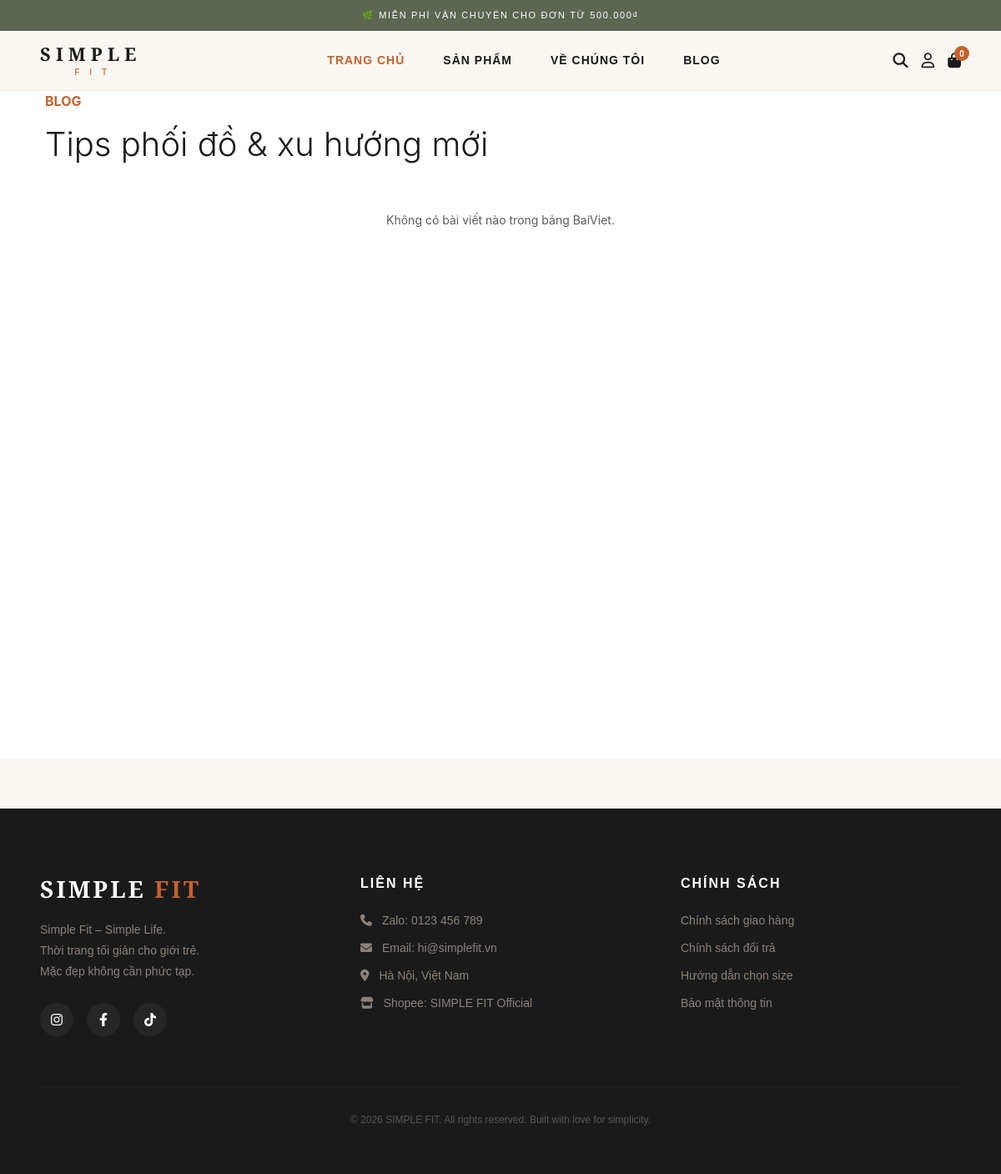
The page /blog.php on the database as committed earlier.
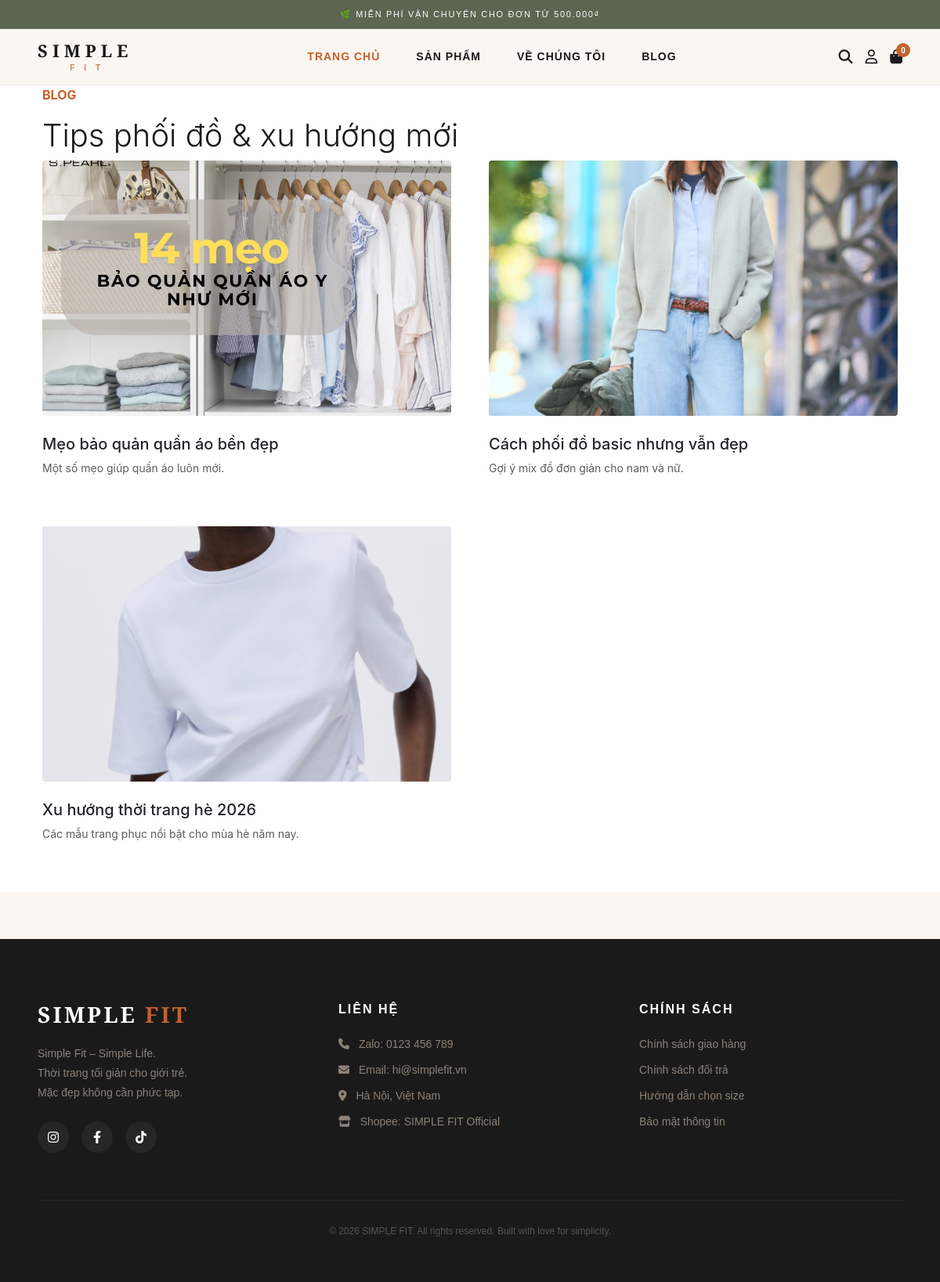
The same page on the database as committed later.
### tables this page shows
CREATE TABLE BaiViet (
    maBV INT AUTO_INCREMENT PRIMARY KEY,
    tieuDe VARCHAR(255) NOT NULL,
    tomTat TEXT,
    noiDung LONGTEXT,
    hinhAnh VARCHAR(255),
    ngayDang DATETIME DEFAULT CURRENT_TIMESTAMP,
    tacGia VARCHAR(100),
    trangThai TINYINT(1) DEFAULT 1
);

### blog.php (the view, shortened to what this page needs)
<?php
require_once 'includes/db.php';
$sql_blog = "SELECT * FROM BaiViet ORDER BY maBV DESC LIMIT 20";
$result_blog = mysqli_query($conn, $sql_blog);
include 'includes/header.php';
?>
<main class="blog-page-container pb-5" style="background-color: #ffffff; min-height: 100vh;">
    <div class="container max-w-5xl mx-auto px-4 lg:px-5 pt-24 lg:pt-28">
        <div class="mb-14">
            <p class="text-xs tracking-[0.3em] uppercase mb-3" style="color: #C4622D; font-weight: 700;">BLOG</p>
            <h1 class="display-6 fw-light tracking-wide">Tips phối đồ & xu hướng mới</h1>
        </div>
        <?php if (mysqli_num_rows($result_blog) > 0): ?>
            <div class="row g-5">
                <?php while ($post = mysqli_fetch_assoc($result_blog)): ?>
                    <div class="col-md-6">
                        <article class="blog-card">
                            <a href="blog-detail.php?id=<?php echo $post['maBV']; ?>" class="text-decoration-none">
                                <div class="blog-img-wrapper aspect-ratio-16-10 overflow-hidden mb-4" style="background-color: #f5f5f5; border-radius: 4px;">
                                    <?php if (!empty($post['hinhAnh'])): ?>
                                        <img
                                            src="<?php echo htmlspecialchars($post['hinhAnh']); ?>"
                                            alt="<?php echo htmlspecialchars($post['tieuDe'] ?? 'Bài viết'); ?>"
                                            class="img-fluid w-100 h-100 object-fit-cover">
                                    <?php else: ?>
                                        <div class="w-100 h-100 d-flex align-items-center justify-content-center">
                                            <span class="text-muted small">SIMPLE FIT</span>
                                        </div>
                                    <?php endif; ?>
                                </div>
                                <div class="blog-content">
                                    <h2 class="h5 fw-medium tracking-wide text-dark mb-2 post-title">
                                        <?php echo htmlspecialchars($post['tieuDe'] ?? 'Chưa có tiêu đề'); ?>
                                    </h2>
                                    <p class="text-muted small leading-relaxed line-clamp-2">
                                        <?php
                                        if (isset($post['tomTat']) && $post['tomTat'] !== null && $post['tomTat'] !== '') {
                                            echo htmlspecialchars($post['tomTat']);
                                        } elseif (isset($post['moTaNgan']) && $post['moTaNgan'] !== null && $post['moTaNgan'] !== '') {
                                            echo htmlspecialchars($post['moTaNgan']);
                                        } else {
                                            echo 'Bài viết đang được cập nhật.';
                                        }
                                        ?>
                                    </p>
                                </div>
                            </a>
                        </article>
                    </div>
                <?php endwhile; ?>
            </div>
        <?php else: ?>
            <div class="text-center py-5">
                <p class="text-muted small italic">Không có bài viết nào trong bảng BaiViet.</p>
            </div>
        <?php endif; ?>
    </div>
</main>
<?php include 'includes/footer.php'; ?>

### includes/header.php (shortened to what this page needs)
<!DOCTYPE html>
<html lang="vi">
<head>
    <link href="https://cdn.jsdelivr.net/npm/bootstrap@5.3.0/dist/css/bootstrap.min.css" rel="stylesheet">
    <link rel="stylesheet" href="https://cdnjs.cloudflare.com/ajax/libs/font-awesome/6.4.0/css/all.min.css">
    <link rel="stylesheet" href="assets/css/base.css">
    <link rel="stylesheet" href="assets/css/layout.css">
    <link rel="stylesheet" href="assets/css/home.css">
    <link rel="stylesheet" href="assets/css/admin.css">
    <link rel="stylesheet" href="assets/css/auth-account.css">
    <link rel="stylesheet" href="assets/css/detail.css">
    <link rel="stylesheet" href="assets/css/products.css">
    <link rel="stylesheet" href="assets/css/cart-blog.css">
</head>
<body>
<div id="announcement-bar" class="announcement-bar-container">
    <div class="announcement-content">
        <span id="announcement-text">🌿 Miễn phí vận chuyển cho đơn từ 500.000₫</span>
    </div>
</div>
<nav class="navbar navbar-expand-lg nav-custom-ptit sticky-top">
    <div class="container-fluid px-lg-5">
        <a class="navbar-brand py-0" href="shop.php">
            <div class="logo-text-wrapper">
                <span class="logo-main">SIMPLE</span>
                <span class="logo-sub">FIT</span>
            </div>
        </a>
        <div class="collapse navbar-collapse justify-content-center" id="navPTIT">
            <ul class="navbar-nav gap-3">
                <li class="nav-item">
                    <a class="nav-link nav-link-ptit active" href="shop.php">Trang chủ</a>
                </li>
                <li class="nav-item">
                    <a class="nav-link nav-link-ptit" href="products.php">Sản phẩm</a>
                </li>
                <li class="nav-item">
                    <a class="nav-link nav-link-ptit" href="about.php">Về chúng tôi</a>
                </li>
                <li class="nav-item">
                    <a class="nav-link nav-link-ptit" href="blog.php">Blog</a>
                </li>
            </ul>
        </div>
        <div class="nav-icons-ptit d-flex align-items-center gap-3">
            <a href="#" id="open-search-trigger" class="icon-link">
                <i class="fa-solid fa-magnifying-glass"></i>
            </a>
            <?php if(isset($_SESSION['user'])): ?>
                <?php if($_SESSION['user']['role'] === 'ADMIN'): ?>
                    <a href="admin.php" class="icon-link"><i class="fa-solid fa-user-gear"></i></a>
                <?php else: ?>
                    <a href="profile.php" class="icon-link"><i class="fa-regular fa-user"></i></a>
                    <a href="cart.php" class="icon-link position-relative">
                        <i class="fa-solid fa-bag-shopping"></i>
                        <span class="cart-badge-ptit">
                            <?php echo isset($_SESSION['cart']) ? count($_SESSION['cart']) : 0; ?>
                        </span>
                    </a>
                <?php endif; ?>
            <?php else: ?>
                <a href="login.php" class="icon-link"><i class="fa-regular fa-user"></i></a>
                <a href="cart.php" class="icon-link position-relative">
                    <i class="fa-solid fa-bag-shopping"></i>
                    <span class="cart-badge-ptit">0</span>
                </a>
            <?php endif; ?>
        </div>
    </div>
</nav>

### includes/footer.php (shortened to what this page needs)
<footer class="main-footer">
    <div class="container-fluid px-lg-5 max-w-7xl mx-auto">
        <div class="row g-5">
            <div class="col-lg-4 col-md-6">
                <h3 class="footer-brand">
                    SIMPLE <span class="highlight">FIT</span>
                </h3>
                <p class="footer-tagline">
                    Simple Fit – Simple Life.<br>
                    Thời trang tối giản cho giới trẻ.<br>
                    Mặc đẹp không cần phức tạp.
                </p>
                <div class="footer-socials d-flex gap-3 mt-4">
                    <a href="#" class="social-icon"><i class="fa-brands fa-instagram"></i></a>
                    <a href="#" class="social-icon"><i class="fa-brands fa-facebook-f"></i></a>
                    <a href="#" class="social-icon"><i class="fa-brands fa-tiktok"></i></a>
                </div>
            </div>
            <div class="col-lg-4 col-md-6">
                <h4 class="footer-title">Liên hệ</h4>
                <ul class="footer-links">
                    <li><i class="fa-solid fa-phone me-2"></i> Zalo: 0123 456 789</li>
                    <li><i class="fa-solid fa-envelope me-2"></i> Email: hi@simplefit.vn</li>
                    <li><i class="fa-solid fa-location-dot me-2"></i> Hà Nội, Việt Nam</li>
                    <li><i class="fa-solid fa-store me-2"></i> Shopee: SIMPLE FIT Official</li>
                </ul>
            </div>
            <div class="col-lg-4 col-md-12">
                <h4 class="footer-title">Chính sách</h4>
                <ul class="footer-links">
                    <li><a href="#">Chính sách giao hàng</a></li>
                    <li><a href="#">Chính sách đổi trả</a></li>
                    <li><a href="#">Hướng dẫn chọn size</a></li>
                    <li><a href="#">Bảo mật thông tin</a></li>
                </ul>
            </div>
        </div>
        <div class="footer-bottom">
            <p>© 2026 SIMPLE FIT. All rights reserved. Built with love for simplicity.</p>
        </div>
    </div>
</footer>

### assets/css/base.css (style rules this page uses)
:root { --mau-bg: #FAF7F2; --mau-gold: #C4622D; --mau-text: #1A1A1A; }
body { font-family: 'Inter', sans-serif; background-color: var(--mau-bg); color: var(--mau-text); }
.max-w-7xl { max-width: 1280px; }
a { text-decoration: none !important; color: inherit; }
.announcement-bar-container { background-color: #5C6650; color: #ffffff; text-align: center; font-size: 11px; letter-spacing: 0.15em; padding: 10px 40px; position: relative; font-family: 'DM Sans', sans-serif; text-transform: uppercase; z-index: 1050; }
.announcement-content { transition: opacity 0.5s ease-in-out; }

### assets/css/layout.css (style rules this page uses)
.logo-text-wrapper { display: flex; flex-direction: column; align-items: center; line-height: 1.1; transition: 0.3s; }
.logo-main { font-family: 'Cormorant Garamond', serif; font-size: 22px; font-weight: 600; color: #1A1A1A; letter-spacing: 6px; text-transform: uppercase; }
.logo-sub { font-family: Arial, sans-serif; font-size: 10px; font-weight: 700; color: #C4622D; letter-spacing: 12px; text-transform: uppercase; margin-top: 4px; margin-left: 12px; opacity: 0.8; }
.navbar-brand { min-width: fit-content !important; padding: 0 !important; }
.nav-custom-ptit { background-color: #FAF7F2; padding: 15px 0; transition: 0.3s; border-bottom: 1px solid #EDE8DF; }
.nav-link-ptit { font-family: Arial, Helvetica, sans-serif; font-size: 14px; font-weight: 700; color: #1A1A1A !important; text-transform: uppercase; letter-spacing: 1px; padding: 10px 15px !important; transition: 0.3s; }
.nav-link-ptit:hover, .nav-link-ptit.active { color: #C4622D !important; }
.icon-link { color: #1A1A1A; font-size: 18px; transition: 0.3s; text-decoration: none; }
.cart-badge-ptit { position: absolute; top: -8px; right: -10px; background-color: #C4622D; color: #ffffff; border-radius: 50%; width: 18px; height: 18px; display: flex; align-items: center; justify-content: center; font-size: 10px; font-family: Arial, sans-serif; font-weight: 700; }
.main-footer { background-color: #1A1A1A; color: #ffffff; padding: 80px 0 40px; margin-top: 60px; }
.footer-brand { font-family: 'Cormorant Garamond', serif; font-size: 28px; font-weight: 700; letter-spacing: 3px; margin-bottom: 20px; }
.footer-brand .highlight { color: #C4622D; }
.footer-tagline { font-family: Arial, Helvetica, sans-serif; font-size: 14px; color: #8C8279; line-height: 1.8; }
.footer-title { font-family: Arial, Helvetica, sans-serif; font-size: 16px; font-weight: 700; text-transform: uppercase; letter-spacing: 2px; margin-bottom: 25px; color: #ffffff; }
.footer-links { list-style: none; padding: 0; }
.footer-links li { margin-bottom: 12px; font-family: Arial, Helvetica, sans-serif; font-size: 14px; color: #8C8279; transition: 0.3s; }
.footer-links li a { color: #8C8279; text-decoration: none; transition: 0.3s; }
.social-icon { width: 40px; height: 40px; background-color: rgba(255, 255, 255, 0.05); border-radius: 50%; display: flex; align-items: center; justify-content: center; color: #ffffff; text-decoration: none; transition: 0.3s; }
.footer-bottom { margin-top: 60px; padding-top: 30px; border-top: 1px solid rgba(255, 255, 255, 0.05); text-align: center; font-size: 12px; color: #555; font-family: Arial, Helvetica, sans-serif; }

### assets/css/home.css (style rules this page uses)
:root { --mau-bg: #FAF7F2; --mau-gold: #C4622D; --mau-text: #1A1A1A; }
.max-w-7xl { max-width: 1280px; }

### assets/css/admin.css (style rules this page uses)
:root { --admin-bg: #FAF7F2; --admin-card: #EDE8DF; --admin-primary: #C4622D; --admin-text: #1A1A1A; --admin-muted: #8C8279; --admin-border: #D4CEBE; }

### assets/css/cart-blog.css (style rules this page uses)
.aspect-ratio-16-10 { aspect-ratio: 16 / 10; }
.blog-card img { transition: transform 0.7s ease; }
.line-clamp-2 { display: -webkit-box; -webkit-line-clamp: 2; -webkit-box-orient: vertical; overflow: hidden; }

Rows that differ between the two databases and show on the page:
added baiviet: hinhAnh (picture), tieuDe "Mẹo bảo quản quần áo bền đẹp", tomTat "Một số mẹo giúp quần áo luôn mới."
added baiviet: hinhAnh (picture), tieuDe "Cách phối đồ basic nhưng vẫn đẹp", tomTat "Gợi ý mix đồ đơn giản cho nam và nữ."
added baiviet: hinhAnh (picture), tieuDe "Xu hướng thời trang hè 2026", tomTat "Các mẫu trang phục nổi bật cho mùa hè năm nay."
Other text that changed with them:
text no longer shown: "Không có bài viết nào trong bảng BaiViet."
